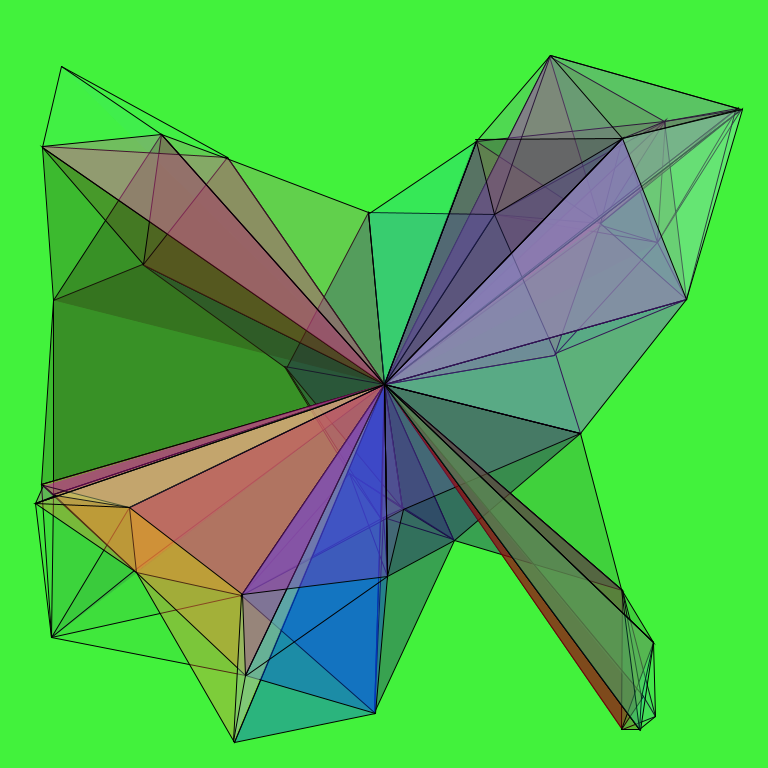
Frame 1 (no input)
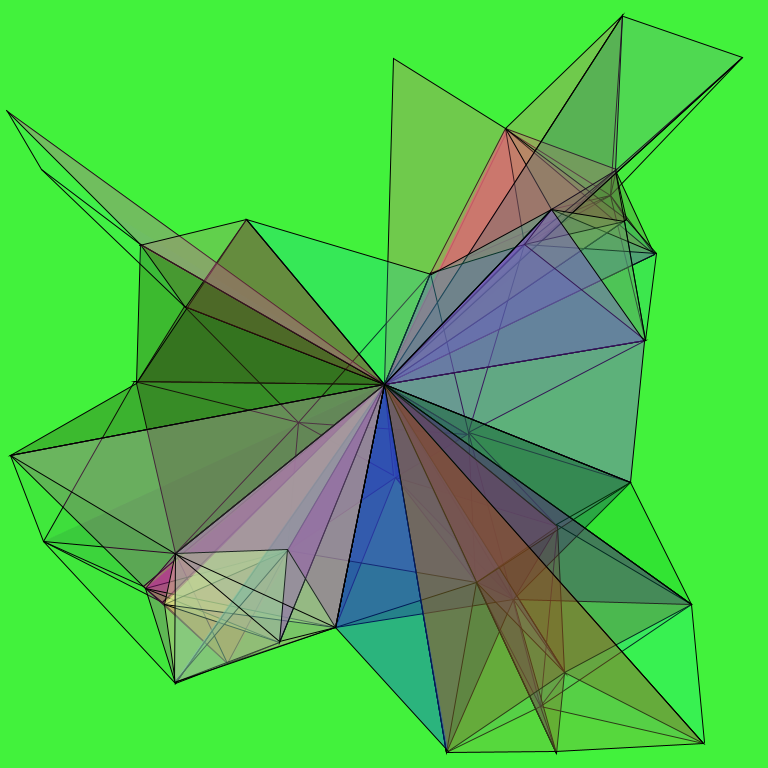
Frame 60 (the mouse pressed at the canvas centre just before this capture)
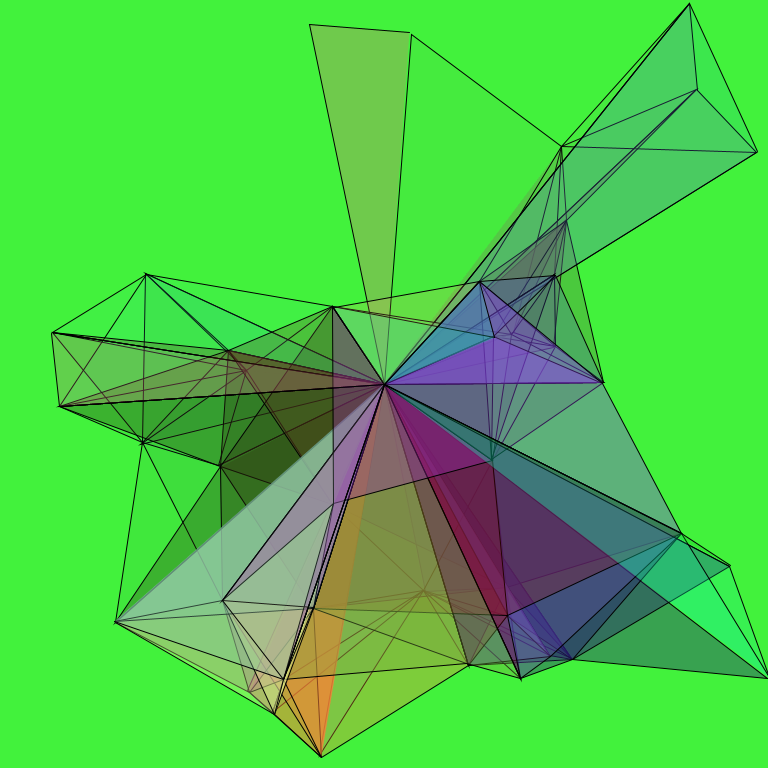
Frame 120 (the mouse held since frame 60 and released just before this capture)

The Processing sketch that drew these frames (run headless with seeded random() and noise(); from frame 60 on, the mouse is pressed at the canvas centre):

// Processing sketch: polygons
// ── polygons.pde
ArrayList <Point> points = new ArrayList <Point> ();
int num = floor(random(25, 50));
float b_c_r = random(0,255);
float b_c_g = random(0, 255);
float b_c_b = random(0, 255);

void setup () {
  size(768, 768);
  for (int i=0; i<num; i++) {
    points.add(new Point(random(width), random(height), random(0, 255), random(0, 255), random(0, 255), random(10, 100)));
  }
}

void draw () {
  background (b_c_r, b_c_g, b_c_b);

  for (int i = 0; i < num; i++) {
    Point p1 = points.get(i);
    p1.update();
    p1.display();

    for (int j = i + 1; j < points.size(); j++) {
      Point p2 = points.get(j);
      if (dist (p1.x, p1.y, p2.x, p2.y) < 200) {
        beginShape();
        vertex(p1.x, p1.y);
        vertex(p2.x, p2.y);
        vertex(width / 2, height / 2);
        endShape();
      }
    }
  }
}

class Point {
  float x, y;
  float vel;
  float xdir, ydir;
  float p_r, p_g, p_b, p_a;
  
  Point(float _x, float _y, float _p_r, float _p_g, float _p_b, float _p_a) {
    x= _x;
    y= _y;
    
    vel = random(0.5, 2);
    xdir = int(random(2))*2 -1;
    ydir = int(random(2))*2 -1;
    
    p_r = _p_r;
    p_g = _p_g;
    p_b = _p_b;
    p_a = _p_a;
  }
  
  void display () {
    fill (p_r, p_g, p_b, p_a);
  }
  
  void update () {
    x += vel * xdir;
    y += vel * ydir;
    
    if (x > width || x < 0) {
      xdir *= (-1);
    }
    
    if (y > height || y < 0) {
      ydir *= (-1);
    }
  }
}
